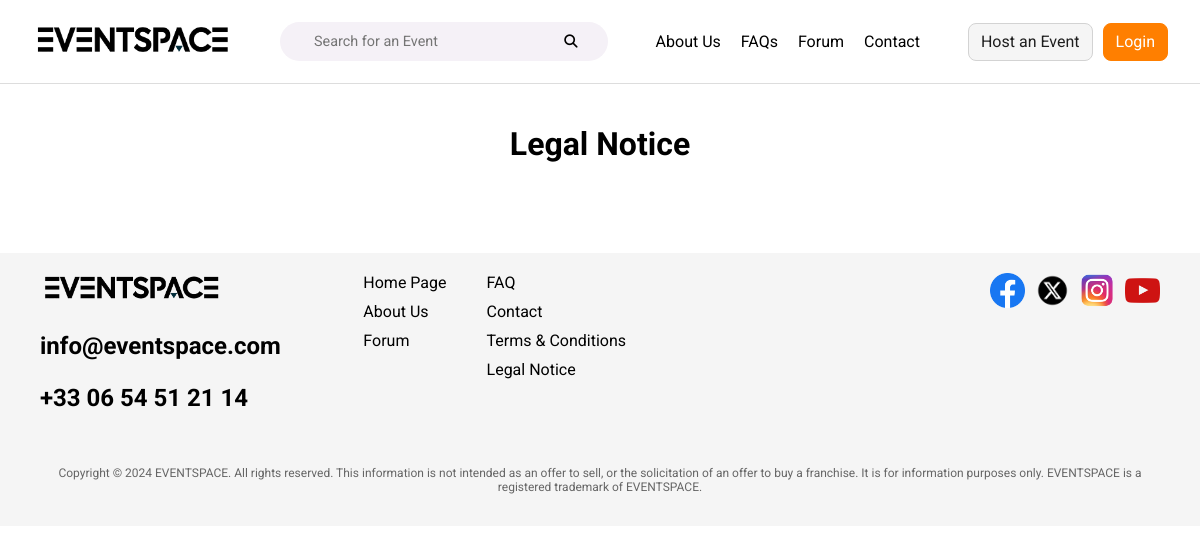
The page /server/views/legal_notice.php on the database as committed earlier.
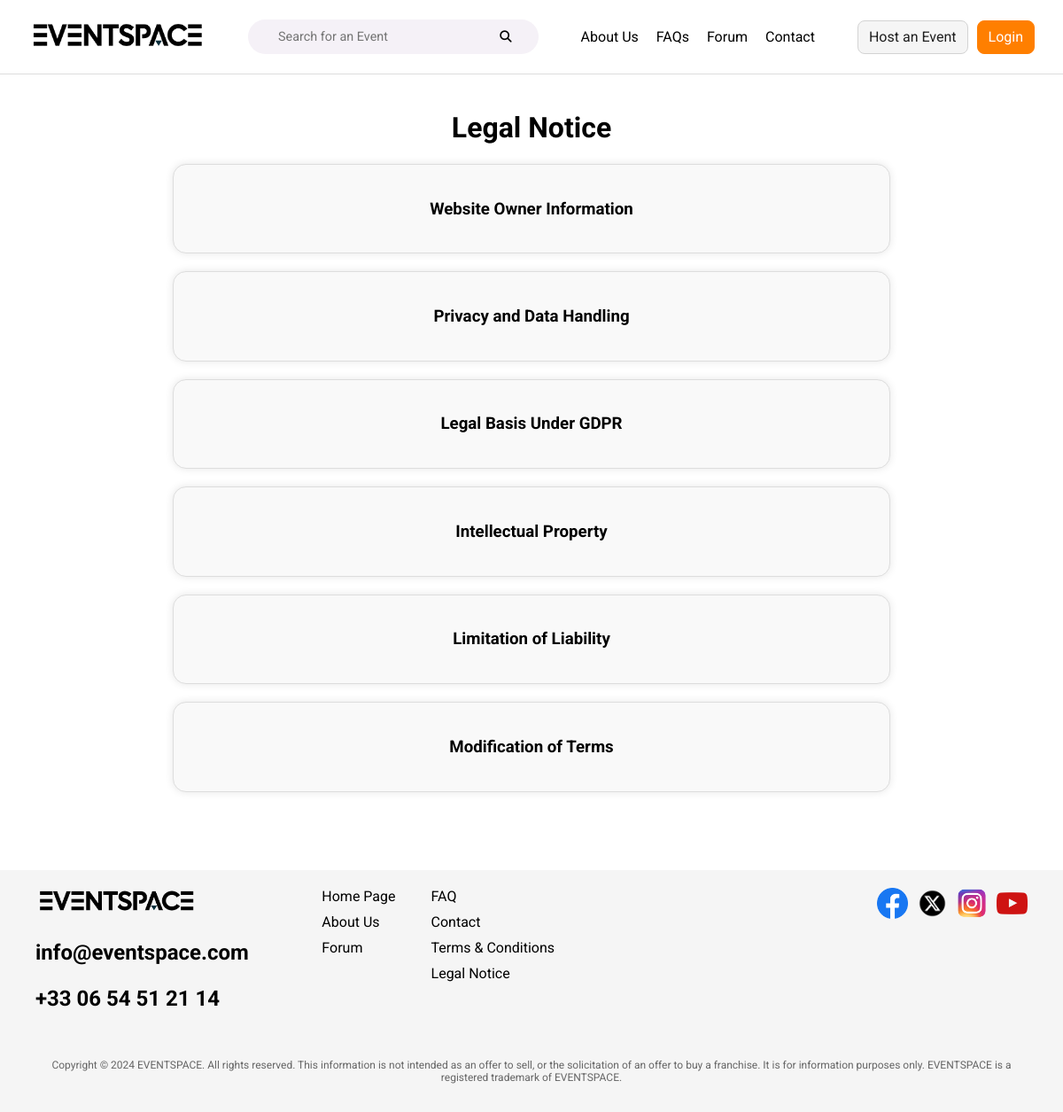
The same page on the database as committed later.
### tables this page shows
CREATE TABLE `legal_notice` (
  `id` int(11) NOT NULL,
  `title` varchar(255) NOT NULL,
  `content` text NOT NULL,
  `created_at` timestamp NOT NULL DEFAULT CURRENT_TIMESTAMP
);

### server/models/legal_notice.php (called while the page is built)
<?php
function getLegalNotices($conn): array {
    $query = "SELECT title, content FROM legal_notice ORDER BY id ASC";
    $stmt = $conn->prepare($query);
    $stmt->execute();
    $result = $stmt->get_result();
    $legal_notices = [];
    while ($row = $result->fetch_assoc()) {
        $legal_notices[] = $row;
    }
    return $legal_notices;
}
?>

### server/controllers/legal_notice.php (called while the page is built, shortened)
<?php
include(__DIR__ . '/../db_connection.php');
include(__DIR__ . '/../models/legal_notice.php');
$legal_notices = getLegalNotices($conn);
?>

### server/views/legal_notice.php (the view, shortened to what this page needs)
<?php
include '../controllers/legal_notice.php';
include_once '../components/header.php';
?>
<main>
    <div class="legal-container">
        <h1 class="text-center">Legal Notice</h1>
        <section class="legal-notice">
            <?php foreach ($legal_notices as $notice): ?>
                <div class="notice">
                    <h3><?= htmlspecialchars($notice['title']); ?></h3>
                </div>
            <?php endforeach; ?>
        </section>
    </div>
</main>
<?php include_once '../components/footer.php'; ?>

Rows that differ between the two databases and show on the page:
added legal_notice: title "Website Owner Information"
added legal_notice: title "Privacy and Data Handling"
added legal_notice: title "Legal Basis Under GDPR"
added legal_notice: title "Intellectual Property"
added legal_notice: title "Limitation of Liability"
added legal_notice: title "Modification of Terms"
